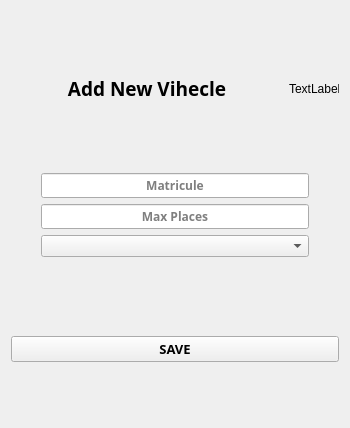
<?xml version="1.0" encoding="UTF-8"?>
<ui version="4.0">
 <class>Form</class>
 <widget class="QWidget" name="Form">
  <property name="geometry">
   <rect>
    <x>0</x>
    <y>0</y>
    <width>350</width>
    <height>428</height>
   </rect>
  </property>
  <property name="windowTitle">
   <string>Form</string>
  </property>
  <layout class="QVBoxLayout" name="verticalLayout_2">
   <item>
    <layout class="QHBoxLayout" name="horizontalLayout_2">
     <item>
      <widget class="QLabel" name="label">
       <property name="minimumSize">
        <size>
         <width>0</width>
         <height>45</height>
        </size>
       </property>
       <property name="maximumSize">
        <size>
         <width>16777215</width>
         <height>45</height>
        </size>
       </property>
       <property name="font">
        <font>
         <family>Segoe Print</family>
         <pointsize>14</pointsize>
         <weight>75</weight>
         <bold>true</bold>
        </font>
       </property>
       <property name="text">
        <string>Add New Vihecle</string>
       </property>
       <property name="alignment">
        <set>Qt::AlignCenter</set>
       </property>
      </widget>
     </item>
     <item>
      <widget class="QLabel" name="back_icon">
       <property name="minimumSize">
        <size>
         <width>50</width>
         <height>50</height>
        </size>
       </property>
       <property name="maximumSize">
        <size>
         <width>50</width>
         <height>50</height>
        </size>
       </property>
       <property name="cursor">
        <cursorShape>PointingHandCursor</cursorShape>
       </property>
       <property name="styleSheet">
        <string notr="true">QLabel#back_icon:hover {
	
	border-color: rgb(23, 155, 255);
}</string>
       </property>
       <property name="text">
        <string>TextLabel</string>
       </property>
       <property name="alignment">
        <set>Qt::AlignLeading|Qt::AlignLeft|Qt::AlignVCenter</set>
       </property>
      </widget>
     </item>
    </layout>
   </item>
   <item>
    <layout class="QVBoxLayout" name="verticalLayout">
     <property name="leftMargin">
      <number>30</number>
     </property>
     <property name="rightMargin">
      <number>30</number>
     </property>
     <item>
      <widget class="QLineEdit" name="matr">
       <property name="font">
        <font>
         <family>Segoe Print</family>
         <weight>75</weight>
         <bold>true</bold>
        </font>
       </property>
       <property name="alignment">
        <set>Qt::AlignCenter</set>
       </property>
       <property name="placeholderText">
        <string>Matricule</string>
       </property>
      </widget>
     </item>
     <item>
      <widget class="QLineEdit" name="max_places">
       <property name="font">
        <font>
         <family>Segoe Print</family>
         <weight>75</weight>
         <bold>true</bold>
        </font>
       </property>
       <property name="alignment">
        <set>Qt::AlignCenter</set>
       </property>
       <property name="placeholderText">
        <string>Max Places</string>
       </property>
      </widget>
     </item>
     <item>
      <widget class="QComboBox" name="drivers"/>
     </item>
    </layout>
   </item>
   <item>
    <layout class="QHBoxLayout" name="horizontalLayout">
     <property name="topMargin">
      <number>20</number>
     </property>
     <item>
      <widget class="QPushButton" name="save_btn">
       <property name="font">
        <font>
         <family>Segoe Print</family>
         <pointsize>10</pointsize>
         <weight>75</weight>
         <bold>true</bold>
        </font>
       </property>
       <property name="text">
        <string>SAVE</string>
       </property>
      </widget>
     </item>
    </layout>
   </item>
  </layout>
 </widget>
 <resources/>
 <connections/>
</ui>
